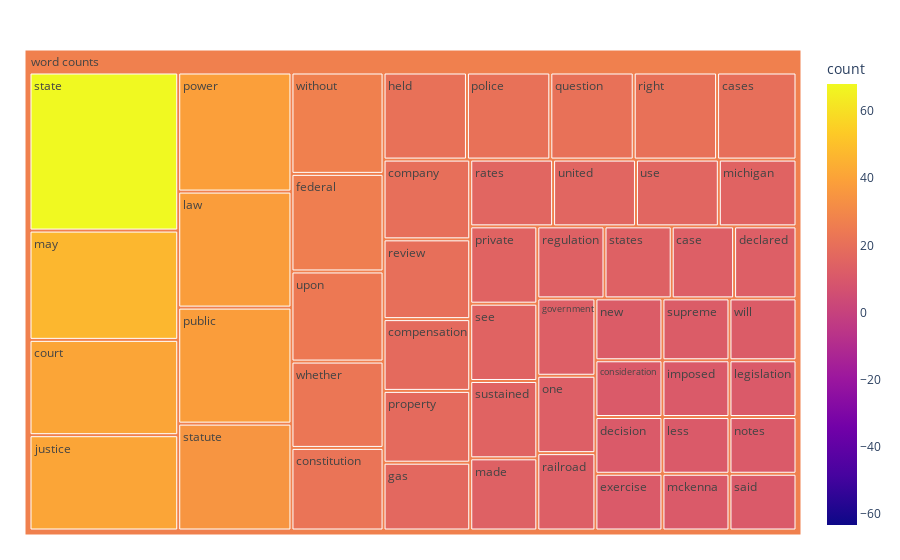

The notebook cell saved with this chart:
### Markdown cell above
Another way to potentially visualize our word counts would be to utilize a kind of graph called a ["treemap"](https://plotly.com/python/treemaps/). This visualzation is fantastic for looking at "hierarchical" data. So, for example, say that we had a text that was divided up into different sections. We could, if we wanted, wrangle our data even a little bit further so as to visualize all our word counts based upon their location in a particular section. (We will just show the visualization below and then we'll save the implementation for an exercise.)

### Code cell
import numpy as np
fig = px.treemap(counts_df[0:50], path=[px.Constant("word counts"), 'word'],
    values = 'count',
    color='count',
    color_continuous_scale='plasma',
    color_continuous_midpoint=np.average(counts_df['count']))

fig.update_layout(margin = dict(t=50, l=25, r=25, b=25))
fig.show()

### Figure 1 — Plotly figure (JSON) as saved in the notebook; plotly's stock layout.template omitted (floating-point values rounded to 4 significant figures)
{"data": [{"branchvalues": "total", "customdata": [[13], [20], [20], [18], [11], [22], [41], [11], [13], [11], [26], [17], [13], [21], [11], [41], [38], [11], [11], [14], [47], [11], [15], [12], [11], [13], [21], [39], [15], [18], [38], [21], [13], [16], [14], [20], [21], [11], [15], [68], [14], [35], [12], [15], [16], [24], [16], [23], [12], [27], [26.92]], "domain": {"x": [0, 1], "y": [0, 1]}, "hovertemplate": "labels=%{label}<br>count_sum=%{value}<br>parent=%{parent}<br>id=%{id}<br>count=%{color}<extra></extra>", "ids": ["word counts/case", "word counts/cases", "word counts/company", "word counts/compensation", "word counts/consideration", "word counts/constitution", "word counts/court", "word counts/decision", "word counts/declared", "word counts/exercise", "word counts/federal", "word counts/gas", "word counts/government", "word counts/held", "word counts/imposed", "word counts/justice", "word counts/law", "word counts/legislation", "word counts/less", "word counts/made", "word counts/may", "word counts/mckenna", "word counts/michigan", "word counts/new", "word counts/notes", "word counts/one", "word counts/police", "word counts/power", "word counts/private", "word counts/property", "word counts/public", "word counts/question", "word counts/railroad", "word counts/rates", "word counts/regulation", "word counts/review", "word counts/right", "word counts/said", "word counts/see", "word counts/state", "word counts/states", "word counts/statute", "word counts/supreme", "word counts/sustained", "word counts/united", "word counts/upon", "word counts/use", "word counts/whether", "word counts/will", "word counts/without", "word counts"], "labels": ["case", "cases", "company", "compensation", "consideration", "constitution", "court", "decision", "declared", "exercise", "federal", "gas", "government", "held", "imposed", "justice", "law", "legislation", "less", "made", "may", "mckenna", "michigan", "new", "notes", "one", "police", "power", "private", "property", "public", "question", "railroad", "rates", "regulation", "review", "right", "said", "see", "state", "states", "statute", "supreme", "sustained", "united", "upon", "use", "whether", "will", "without", "word counts"], "marker": {"coloraxis": "coloraxis", "colors": [13, 20, 20, 18, 11, 22, 41, 11, 13, 11, 26, 17, 13, 21, 11, 41, 38, 11, 11, 14, 47, 11, 15, 12, 11, 13, 21, 39, 15, 18, 38, 21, 13, 16, 14, 20, 21, 11, 15, 68, 14, 35, 12, 15, 16, 24, 16, 23, 12, 27, 26.92]}, "name": "", "parents": ["word counts", "word counts", "word counts", "word counts", "word counts", "word counts", "word counts", "word counts", "word counts", "word counts", "word counts", "word counts", "word counts", "word counts", "word counts", "word counts", "word counts", "word counts", "word counts", "word counts", "word counts", "word counts", "word counts", "word counts", "word counts", "word counts", "word counts", "word counts", "word counts", "word counts", "word counts", "word counts", "word counts", "word counts", "word counts", "word counts", "word counts", "word counts", "word counts", "word counts", "word counts", "word counts", "word counts", "word counts", "word counts", "word counts", "word counts", "word counts", "word counts", "word counts", ""], "type": "treemap", "values": [13, 20, 20, 18, 11, 22, 41, 11, 13, 11, 26, 17, 13, 21, 11, 41, 38, 11, 11, 14, 47, 11, 15, 12, 11, 13, 21, 39, 15, 18, 38, 21, 13, 16, 14, 20, 21, 11, 15, 68, 14, 35, 12, 15, 16, 24, 16, 23, 12, 27, 1016]}], "layout": {"coloraxis": {"cmid": 2.382, "colorbar": {"title": {"text": "count"}}, "colorscale": [[0, "#0d0887"], [0.1111, "#46039f"], [0.2222, "#7201a8"], [0.3333, "#9c179e"], [0.4444, "#bd3786"], [0.5556, "#d8576b"], [0.6667, "#ed7953"], [0.7778, "#fb9f3a"], [0.8889, "#fdca26"], [1, "#f0f921"]]}, "legend": {"tracegroupgap": 0}, "margin": {"b": 25, "l": 25, "r": 25, "t": 50}}}
